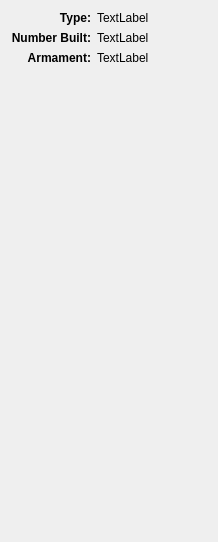
               <widget class="QWidget" name="scrollAreaWidgetContents_3">
                <property name="geometry">
                 <rect>
                  <x>0</x>
                  <y>0</y>
                  <width>218</width>
                  <height>542</height>
                 </rect>
                </property>
                <layout class="QGridLayout" name="gridLayout_10">
                 <item row="1" column="1">
                  <widget class="QLabel" name="labelGroundValueNumberBuilt">
                   <property name="sizePolicy">
                    <sizepolicy hsizetype="Preferred" vsizetype="Preferred">
                     <horstretch>3</horstretch>
                     <verstretch>0</verstretch>
                    </sizepolicy>
                   </property>
                   <property name="text">
                    <string>TextLabel</string>
                   </property>
                   <property name="alignment">
                    <set>Qt::AlignLeading|Qt::AlignLeft|Qt::AlignTop</set>
                   </property>
                   <property name="wordWrap">
                    <bool>true</bool>
                   </property>
                  </widget>
                 </item>
                 <item row="0" column="0">
                  <widget class="QLabel" name="labelGroundType">
                   <property name="font">
                    <font>
                     <weight>75</weight>
                     <bold>true</bold>
                    </font>
                   </property>
                   <property name="text">
                    <string>Type:</string>
                   </property>
                   <property name="alignment">
                    <set>Qt::AlignRight|Qt::AlignTop|Qt::AlignTrailing</set>
                   </property>
                  </widget>
                 </item>
                 <item row="1" column="0">
                  <widget class="QLabel" name="labelGroundNumberBuilt">
                   <property name="font">
                    <font>
                     <weight>75</weight>
                     <bold>true</bold>
                    </font>
                   </property>
                   <property name="text">
                    <string>Number Built:</string>
                   </property>
                   <property name="alignment">
                    <set>Qt::AlignRight|Qt::AlignTop|Qt::AlignTrailing</set>
                   </property>
                  </widget>
                 </item>
                 <item row="3" column="0" colspan="2">
                  <spacer name="verticalSpacer_3">
                   <property name="orientation">
                    <enum>Qt::Vertical</enum>
                   </property>
                   <property name="sizeHint" stdset="0">
                    <size>
                     <width>193</width>
                     <height>436</height>
                    </size>
                   </property>
                  </spacer>
                 </item>
                 <item row="0" column="1">
                  <widget class="QLabel" name="labelGroundValueType">
                   <property name="sizePolicy">
                    <sizepolicy hsizetype="Preferred" vsizetype="Preferred">
                     <horstretch>3</horstretch>
                     <verstretch>0</verstretch>
                    </sizepolicy>
                   </property>
                   <property name="text">
                    <string>TextLabel</string>
                   </property>
                   <property name="alignment">
                    <set>Qt::AlignLeading|Qt::AlignLeft|Qt::AlignTop</set>
                   </property>
                   <property name="wordWrap">
                    <bool>true</bool>
                   </property>
                  </widget>
                 </item>
                 <item row="2" column="0">
                  <widget class="QLabel" name="labelGroundArmament">
                   <property name="font">
                    <font>
                     <weight>75</weight>
                     <bold>true</bold>
                    </font>
                   </property>
                   <property name="text">
                    <string>Armament:</string>
                   </property>
                   <property name="alignment">
                    <set>Qt::AlignRight|Qt::AlignTop|Qt::AlignTrailing</set>
                   </property>
                  </widget>
                 </item>
                 <item row="2" column="1">
                  <widget class="QLabel" name="labelGroundValueArmament">
                   <property name="sizePolicy">
                    <sizepolicy hsizetype="Preferred" vsizetype="Preferred">
                     <horstretch>3</horstretch>
                     <verstretch>0</verstretch>
                    </sizepolicy>
                   </property>
                   <property name="text">
                    <string>TextLabel</string>
                   </property>
                   <property name="alignment">
                    <set>Qt::AlignLeading|Qt::AlignLeft|Qt::AlignTop</set>
                   </property>
                   <property name="wordWrap">
                    <bool>true</bool>
                   </property>
                  </widget>
                 </item>
                </layout>
               </widget>
